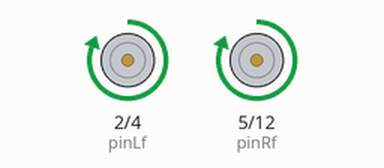
Recording of a sketch running on a simulated Arduino Uno, built with avr-gcc and run on an emulated ATmega328P. On the bench: motor-driver pin pairs drawn as motors (green arrow = first pin HIGH = forward, orange = second pin HIGH = backward, longer = more drive).

Above: at 5.0 s.
At 15.0 s:
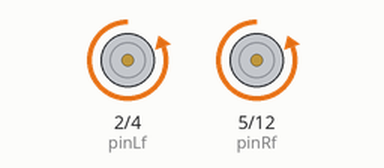
Timing chart, 0 to 26.0 s (numbered marks = the images above):
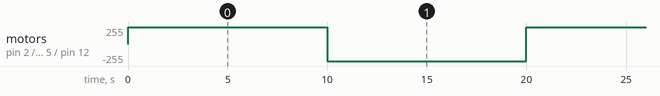

The sketch:

2W_drive_L298D.ino
```cpp
/*
  Vehicle Drive  -  by Rahul Sharma for Yolabs
  https://www.yolabs.in

  This code is to move the vehicle in front, back, left and right

  This code deploys four pins D2,D4,D5 and D12.


  https://www.yolabs.in
*/


 int pinLf = 2; //  For left motor to turn forward
 int pinLb = 4; //  for left motor to turn backward
 int pinRf = 5; // for rigtt motor to turn forward
 int pinRb = 12; // for right motor to turn backward

// the setup function runs once when you press reset or power the board

void setup() {
  pinMode(pinLf, OUTPUT);
  pinMode(pinLb, OUTPUT);
  pinMode(pinRf, OUTPUT);
  pinMode(pinRb, OUTPUT);
}

// the loop function runs over and over again forever
void loop() {
  forward() ;      // Move forward
  delay(10000);   // wait for given seconds
  backward();    // move backward
  delay(10000);  // wait for given seconds

}
void forward() {
  digitalWrite(pinLf, HIGH);
  digitalWrite(pinLb, LOW);
  digitalWrite(pinRf, HIGH);
  digitalWrite(pinRb, LOW);

}

void backward() {
  digitalWrite(pinLf, LOW);
  digitalWrite(pinLb, HIGH);
  digitalWrite(pinRf, LOW);
  digitalWrite(pinRb, HIGH);

}
```

Measured:
- by itself, motor on pin 2 (pinLf) / pin 4 (pinLb), motor on pin 5 (pinRf) / pin 12 (pinRb): alternates forward 255/255 for 10.0 s and backward 255/255 for 10.0 s
